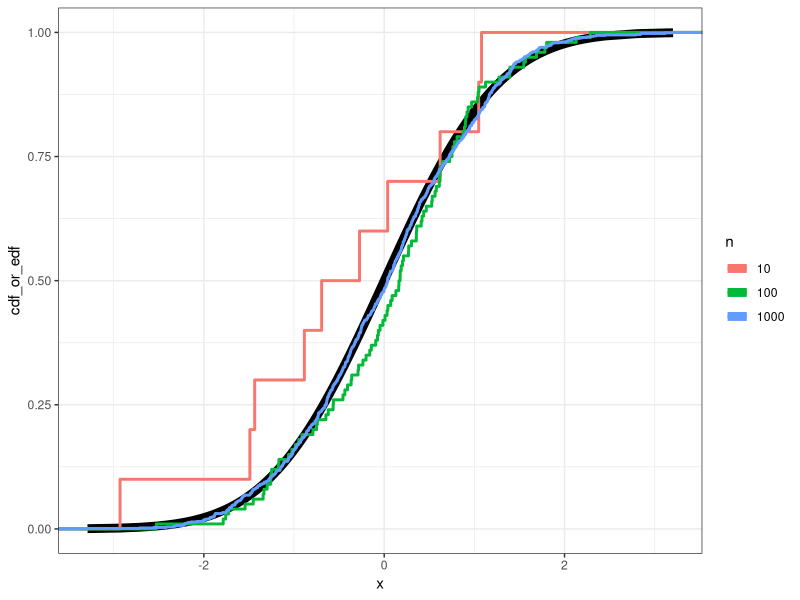
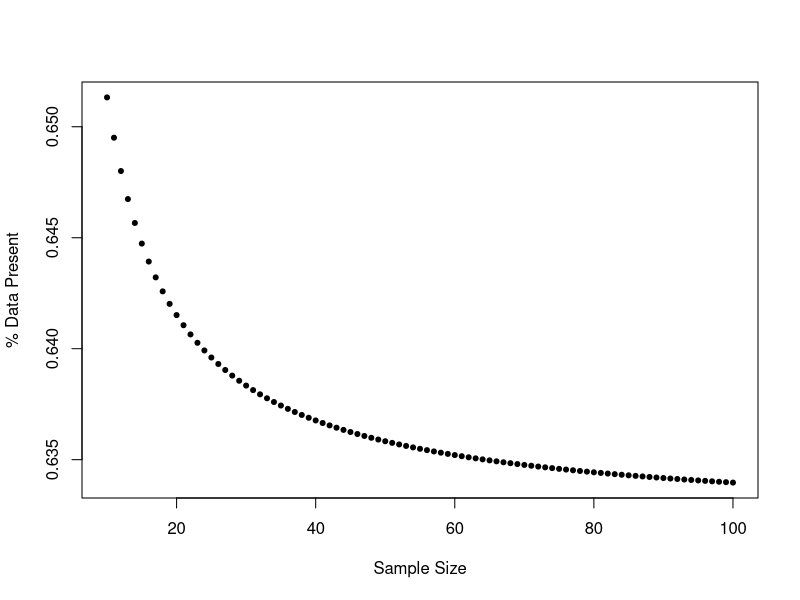
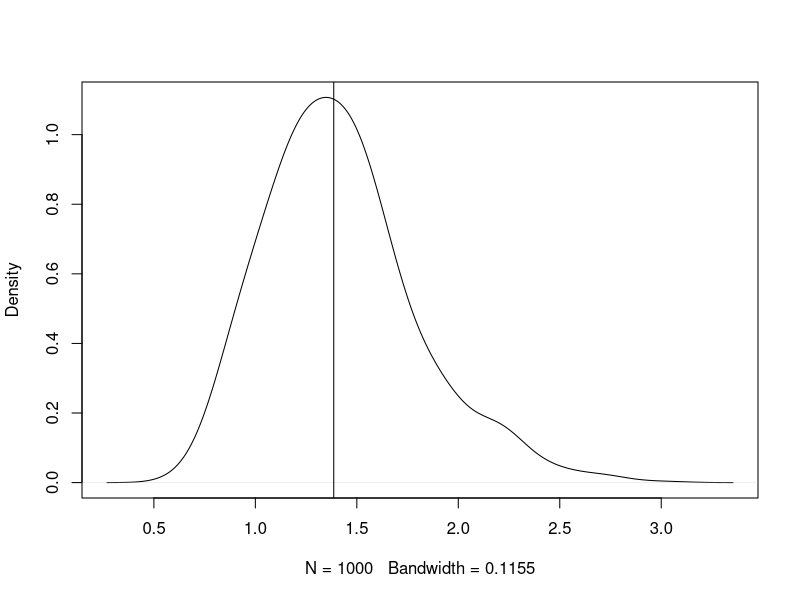
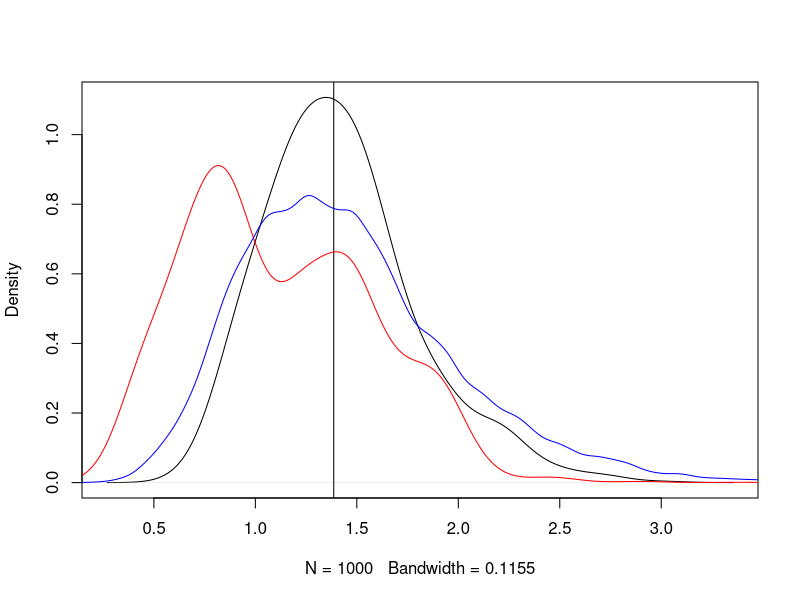
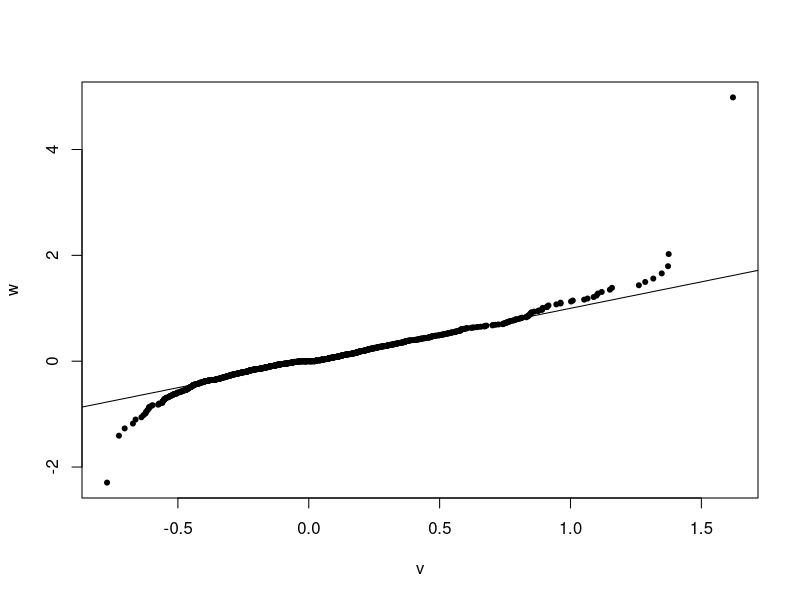
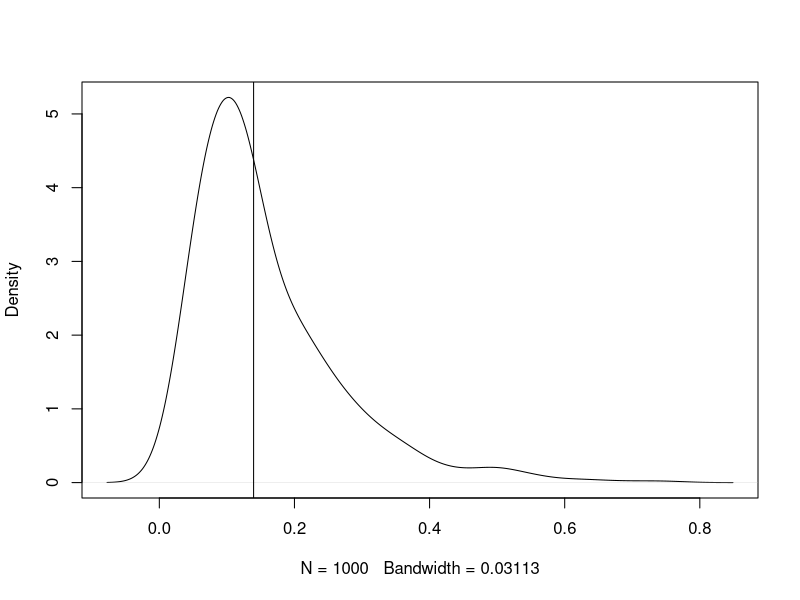
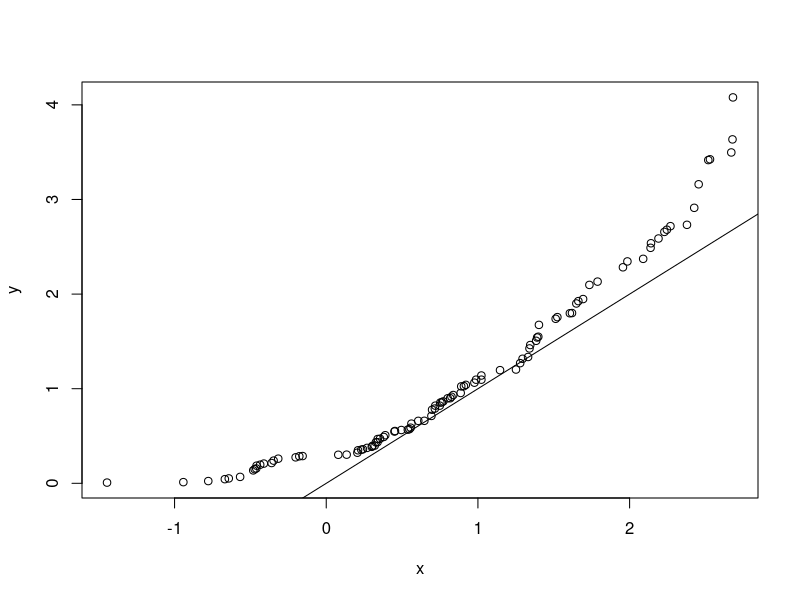
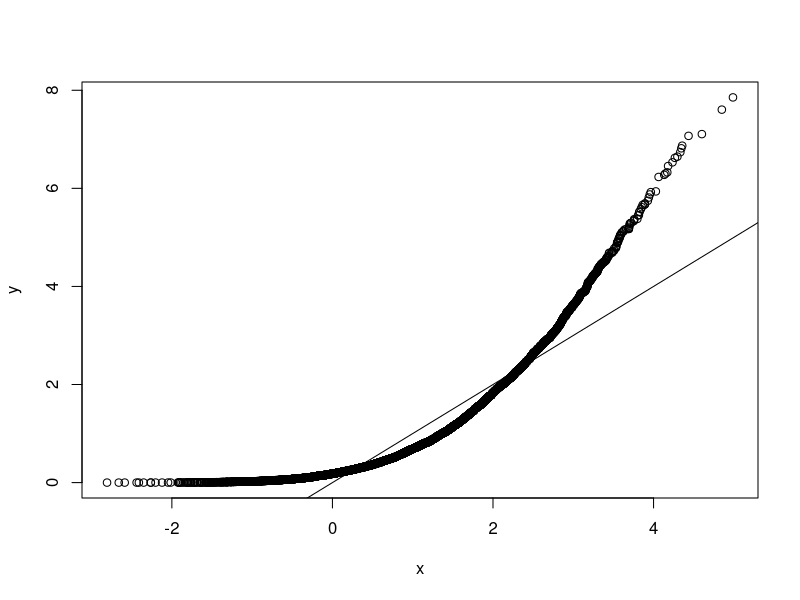

Reproduce these figures in R, in order.
## ---- chunk 1
library(knitr)
knit_hooks$set(small.mar = function(before, options, envir) {
    if (before) par(mar = c(4, 4, .1, .1))  # smaller margin on top and right
})
opts_chunk$set(fig.align="center", fig.height=5.5, fig.width=6, collapse=TRUE, comment="", prompt=TRUE)
options(width=63)
library(tidyverse)
theme_set(theme_bw())
## ---- chunk 2

set.seed(508)
x1 <- rnorm(10)
x2 <- rnorm(100)
x3 <- rnorm(1000)
x <- c(x1,x2,x3)
y <- c(rep("10",10), rep("100", 100), rep("1000", 1000))
z <- pnorm(x)
df <- data.frame(x=x, n=as.factor(y), cdf_or_edf=z)
ggplot(df, aes(x=x, color=n)) + 
  geom_line(aes(y=cdf_or_edf, color=NULL), size=3) +
  stat_ecdf(geom="step", size=1)
## ---- chunk 3
n <- 10:100
y <- 1-(1-(1/n))^n
plot(n, y, xlab="Sample Size", ylab="% Data Present", pch=20, xlim=c(10,100))
## ---- chunk 4
set.seed(1111)
pop.mean <- 2
X <- matrix(rexp(1000*30, rate=1/pop.mean), nrow=1000, ncol=30)
## ---- chunk 5
# population median 2*log(2)
pop_med <- qexp(0.5, rate=1/pop.mean); pop_med

obs_meds <- apply(X, 1, median)
plot(density(obs_meds, adj=1.5), main=" "); abline(v=pop_med)
## ---- chunk 6
B <- 1000
boot_meds <- matrix(0, nrow=1000, ncol=B)

for(b in 1:B) {
  idx <- sample(1:30, replace=TRUE)
  boot_meds[,b] <- apply(X[,idx], 1, median)
}
## ---- chunk 7
plot(density(obs_meds, adj=1.5), main=" "); abline(v=pop_med)
lines(density(as.vector(boot_meds[1:4,]), adj=1.5), col="red")
lines(density(as.vector(boot_meds), adj=1.5), col="blue")
## ---- chunk 8
v <- obs_meds - pop_med
w <- as.vector(boot_meds - obs_meds)
qqplot(v, w, pch=20); abline(0,1)
## ---- chunk 9
ci_lower <- apply(boot_meds, 1, quantile, probs=0.975)
ci_upper <- apply(boot_meds, 1, quantile, probs=0.025)

ci_lower <- 2*obs_meds - ci_lower
ci_upper <- 2*obs_meds - ci_upper

ci_lower[1]; ci_upper[1]

cover <- (pop_med >= ci_lower) & (pop_med <= ci_upper)
mean(cover)

# :-(
## ---- chunk 10
sampling_var <- var(obs_meds)
boot_var <- apply(boot_meds, 1, var)
plot(density(boot_var, adj=1.5), main=" ")
abline(v=sampling_var)
## ---- chunk 11
x <- rnorm(100, mean=1)
y <- rexp(100, rate=1)
wilcox.test(x, y)
## ---- chunk 12
qqplot(x, y); abline(0,1)
## ---- chunk 13
x <- rnorm(10000, mean=1)
y <- rexp(10000, rate=1)
wilcox.test(x, y)
## ---- chunk 14
qqplot(x, y); abline(0,1)
## ---- chunk 15
x <- rnorm(100, mean=1, sd=0.01)
y <- rexp(100, rate=1)
wilcox.test(x, y)
## ---- chunk 16
qqplot(x, y); abline(0,1)
## ---- chunk 17
x <- rnorm(100, mean=2)
y <- rexp(100, rate=1)
wilcox.test(x, y)
## ---- chunk 18
qqplot(x, y); abline(0,1)
## ---- chunk 19
x <- rnorm(100, mean=1)
y <- rexp(100, rate=1)
wilcox.test(x, y, paired=TRUE)
## ---- chunk 20
hist(y-x)
## ---- chunk 21
x <- rnorm(10000, mean=1)
y <- rexp(10000, rate=1)
wilcox.test(x, y, paired=TRUE)
## ---- chunk 22
hist(y-x)
## ---- chunk 23
n <- 100
nj <- c(28, 60, 12)

# parameter estimates
theta <- (nj[2] + 2*nj[3])/(2*n)
qj <- c((1-theta)^2, 2*theta*(1-theta), theta^2)

# gof statistic
s <- sum((nj - n*qj)^2 / (n*qj))

# p-value
1-pchisq(s, df=1)
## ---- chunk 24
x <- rnorm(100, mean=1)
y <- rexp(100, rate=1)
wilcox.test(x, y)
ks.test(x, y)
## ---- chunk 25
qqplot(x, y); abline(0,1)
## ---- chunk 26
ks.test(x=x, y="pnorm")

ks.test(x=x, y="pnorm", mean=1)
## ---- chunk 27
ks.test(x=((x-mean(x))/sd(x)), y="pnorm")

ks.test(x=((y-mean(y))/sd(y)), y="pnorm")
## ---- chunk 28
sessionInfo()
